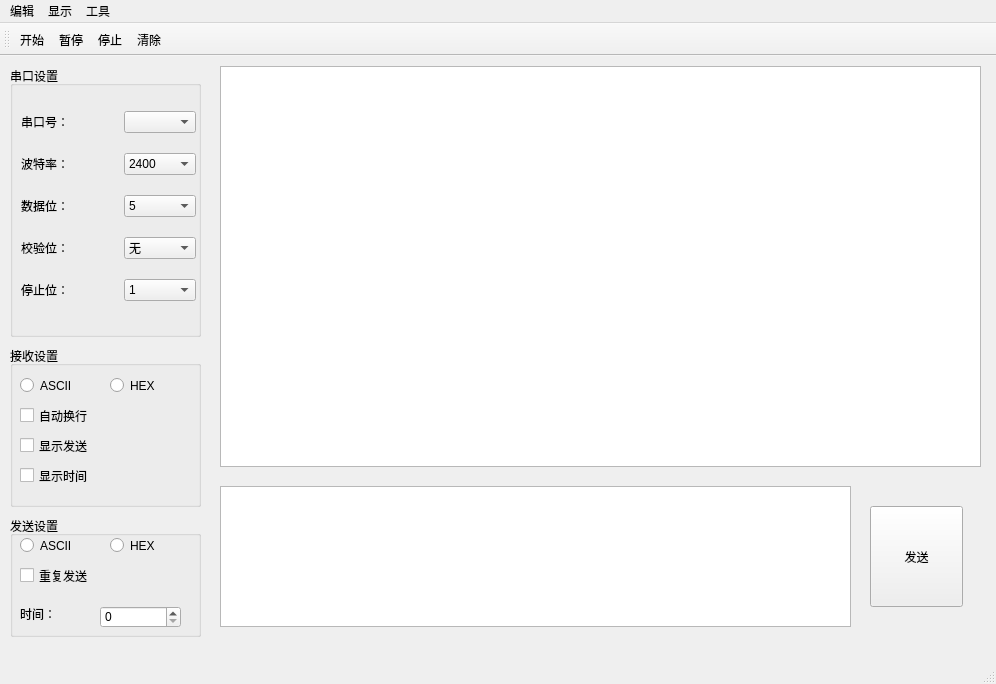
<?xml version="1.0" encoding="UTF-8"?>
<ui version="4.0">
 <class>MainWindow</class>
 <widget class="QMainWindow" name="MainWindow">
  <property name="geometry">
   <rect>
    <x>0</x>
    <y>0</y>
    <width>996</width>
    <height>684</height>
   </rect>
  </property>
  <property name="windowTitle">
   <string>MainWindow</string>
  </property>
  <widget class="QWidget" name="centralwidget">
   <widget class="QGroupBox" name="groupBox">
    <property name="geometry">
     <rect>
      <x>10</x>
      <y>10</y>
      <width>191</width>
      <height>271</height>
     </rect>
    </property>
    <property name="title">
     <string>串口设置</string>
    </property>
    <widget class="QWidget" name="layoutWidget">
     <property name="geometry">
      <rect>
       <x>11</x>
       <y>31</y>
       <width>175</width>
       <height>221</height>
      </rect>
     </property>
     <layout class="QGridLayout" name="gridLayout">
      <item row="3" column="0" colspan="2">
       <widget class="QLabel" name="label_4">
        <property name="text">
         <string>校验位：</string>
        </property>
       </widget>
      </item>
      <item row="1" column="0" colspan="2">
       <widget class="QLabel" name="label_2">
        <property name="text">
         <string>波特率：</string>
        </property>
       </widget>
      </item>
      <item row="0" column="2">
       <widget class="QComboBox" name="comboBox_port"/>
      </item>
      <item row="0" column="0" colspan="2">
       <widget class="QLabel" name="label">
        <property name="text">
         <string>串口号：</string>
        </property>
       </widget>
      </item>
      <item row="4" column="2">
       <widget class="QComboBox" name="comboBox_stopbit">
        <item>
         <property name="text">
          <string>1</string>
         </property>
        </item>
        <item>
         <property name="text">
          <string>1.5</string>
         </property>
        </item>
        <item>
         <property name="text">
          <string>2</string>
         </property>
        </item>
       </widget>
      </item>
      <item row="2" column="2">
       <widget class="QComboBox" name="comboBox_databit">
        <item>
         <property name="text">
          <string>5</string>
         </property>
        </item>
        <item>
         <property name="text">
          <string>6</string>
         </property>
        </item>
        <item>
         <property name="text">
          <string>7</string>
         </property>
        </item>
        <item>
         <property name="text">
          <string>8</string>
         </property>
        </item>
       </widget>
      </item>
      <item row="3" column="2">
       <widget class="QComboBox" name="comboBox_polarity">
        <item>
         <property name="text">
          <string>无</string>
         </property>
        </item>
        <item>
         <property name="text">
          <string>奇校验</string>
         </property>
        </item>
        <item>
         <property name="text">
          <string>偶校验</string>
         </property>
        </item>
       </widget>
      </item>
      <item row="1" column="2">
       <widget class="QComboBox" name="comboBox_baud">
        <item>
         <property name="text">
          <string>2400</string>
         </property>
        </item>
        <item>
         <property name="text">
          <string>4800</string>
         </property>
        </item>
        <item>
         <property name="text">
          <string>9600</string>
         </property>
        </item>
        <item>
         <property name="text">
          <string>19200</string>
         </property>
        </item>
        <item>
         <property name="text">
          <string>38400</string>
         </property>
        </item>
        <item>
         <property name="text">
          <string>57600</string>
         </property>
        </item>
        <item>
         <property name="text">
          <string>115200</string>
         </property>
        </item>
        <item>
         <property name="text">
          <string>128000</string>
         </property>
        </item>
        <item>
         <property name="text">
          <string>256000</string>
         </property>
        </item>
        <item>
         <property name="text">
          <string>921600</string>
         </property>
        </item>
       </widget>
      </item>
      <item row="2" column="0" colspan="2">
       <widget class="QLabel" name="label_3">
        <property name="text">
         <string>数据位：</string>
        </property>
       </widget>
      </item>
      <item row="4" column="0" colspan="2">
       <widget class="QLabel" name="label_5">
        <property name="text">
         <string>停止位：</string>
        </property>
       </widget>
      </item>
     </layout>
    </widget>
   </widget>
   <widget class="QGroupBox" name="groupBox_2">
    <property name="geometry">
     <rect>
      <x>10</x>
      <y>290</y>
      <width>191</width>
      <height>161</height>
     </rect>
    </property>
    <property name="title">
     <string>接收设置</string>
    </property>
    <widget class="QRadioButton" name="radioButton">
     <property name="geometry">
      <rect>
       <x>10</x>
       <y>30</y>
       <width>71</width>
       <height>19</height>
      </rect>
     </property>
     <property name="text">
      <string>ASCII</string>
     </property>
    </widget>
    <widget class="QRadioButton" name="radioButton_2">
     <property name="geometry">
      <rect>
       <x>100</x>
       <y>30</y>
       <width>61</width>
       <height>19</height>
      </rect>
     </property>
     <property name="text">
      <string>HEX</string>
     </property>
    </widget>
    <widget class="QCheckBox" name="checkBox">
     <property name="geometry">
      <rect>
       <x>10</x>
       <y>60</y>
       <width>91</width>
       <height>19</height>
      </rect>
     </property>
     <property name="text">
      <string>自动换行</string>
     </property>
    </widget>
    <widget class="QCheckBox" name="checkBox_2">
     <property name="geometry">
      <rect>
       <x>10</x>
       <y>90</y>
       <width>91</width>
       <height>19</height>
      </rect>
     </property>
     <property name="text">
      <string>显示发送</string>
     </property>
    </widget>
    <widget class="QCheckBox" name="checkBox_3">
     <property name="geometry">
      <rect>
       <x>10</x>
       <y>120</y>
       <width>91</width>
       <height>19</height>
      </rect>
     </property>
     <property name="text">
      <string>显示时间</string>
     </property>
    </widget>
   </widget>
   <widget class="QGroupBox" name="groupBox_3">
    <property name="geometry">
     <rect>
      <x>10</x>
      <y>460</y>
      <width>191</width>
      <height>121</height>
     </rect>
    </property>
    <property name="title">
     <string>发送设置</string>
    </property>
    <widget class="QRadioButton" name="radioButton_4">
     <property name="geometry">
      <rect>
       <x>100</x>
       <y>20</y>
       <width>61</width>
       <height>19</height>
      </rect>
     </property>
     <property name="text">
      <string>HEX</string>
     </property>
    </widget>
    <widget class="QRadioButton" name="radioButton_3">
     <property name="geometry">
      <rect>
       <x>10</x>
       <y>20</y>
       <width>71</width>
       <height>19</height>
      </rect>
     </property>
     <property name="text">
      <string>ASCII</string>
     </property>
    </widget>
    <widget class="QCheckBox" name="checkBox_4">
     <property name="geometry">
      <rect>
       <x>10</x>
       <y>50</y>
       <width>91</width>
       <height>19</height>
      </rect>
     </property>
     <property name="text">
      <string>重复发送</string>
     </property>
    </widget>
    <widget class="QLabel" name="label_11">
     <property name="geometry">
      <rect>
       <x>10</x>
       <y>90</y>
       <width>72</width>
       <height>15</height>
      </rect>
     </property>
     <property name="text">
      <string>时间：</string>
     </property>
    </widget>
    <widget class="QSpinBox" name="spinBox">
     <property name="geometry">
      <rect>
       <x>90</x>
       <y>90</y>
       <width>81</width>
       <height>22</height>
      </rect>
     </property>
    </widget>
   </widget>
   <widget class="QTextBrowser" name="textBrowser">
    <property name="geometry">
     <rect>
      <x>220</x>
      <y>10</y>
      <width>761</width>
      <height>401</height>
     </rect>
    </property>
   </widget>
   <widget class="QTextEdit" name="textEdit_get">
    <property name="geometry">
     <rect>
      <x>220</x>
      <y>430</y>
      <width>631</width>
      <height>141</height>
     </rect>
    </property>
   </widget>
   <widget class="QPushButton" name="btn_send">
    <property name="geometry">
     <rect>
      <x>870</x>
      <y>450</y>
      <width>93</width>
      <height>101</height>
     </rect>
    </property>
    <property name="text">
     <string>发送</string>
    </property>
   </widget>
  </widget>
  <widget class="QMenuBar" name="menubar">
   <property name="geometry">
    <rect>
     <x>0</x>
     <y>0</y>
     <width>996</width>
     <height>26</height>
    </rect>
   </property>
   <widget class="QMenu" name="menu">
    <property name="title">
     <string>编辑</string>
    </property>
    <addaction name="action_start"/>
    <addaction name="action_Pause"/>
    <addaction name="action_Stop"/>
    <addaction name="action_Clear"/>
   </widget>
   <widget class="QMenu" name="menu_2">
    <property name="title">
     <string>显示</string>
    </property>
   </widget>
   <widget class="QMenu" name="menu_3">
    <property name="title">
     <string>工具</string>
    </property>
   </widget>
   <addaction name="menu"/>
   <addaction name="menu_2"/>
   <addaction name="menu_3"/>
  </widget>
  <widget class="QStatusBar" name="statusbar"/>
  <widget class="QToolBar" name="toolBar">
   <property name="windowTitle">
    <string>toolBar</string>
   </property>
   <attribute name="toolBarArea">
    <enum>TopToolBarArea</enum>
   </attribute>
   <attribute name="toolBarBreak">
    <bool>false</bool>
   </attribute>
   <addaction name="action_start"/>
   <addaction name="action_Pause"/>
   <addaction name="action_Stop"/>
   <addaction name="action_Clear"/>
  </widget>
  <action name="action_start">
   <property name="icon">
    <iconset>
     <normalon>image/start.jpg</normalon>
    </iconset>
   </property>
   <property name="text">
    <string>开始</string>
   </property>
   <property name="toolTip">
    <string>start</string>
   </property>
  </action>
  <action name="action_Stop">
   <property name="icon">
    <iconset>
     <normalon>image/stop.jpg</normalon>
    </iconset>
   </property>
   <property name="text">
    <string>停止</string>
   </property>
   <property name="toolTip">
    <string>停止</string>
   </property>
  </action>
  <action name="action_Clear">
   <property name="icon">
    <iconset>
     <normalon>image/clear.jpg</normalon>
    </iconset>
   </property>
   <property name="text">
    <string>清除</string>
   </property>
  </action>
  <action name="action_Pause">
   <property name="icon">
    <iconset>
     <normalon>image/pause.jpg</normalon>
    </iconset>
   </property>
   <property name="text">
    <string>暂停</string>
   </property>
  </action>
 </widget>
 <resources/>
 <connections/>
</ui>
